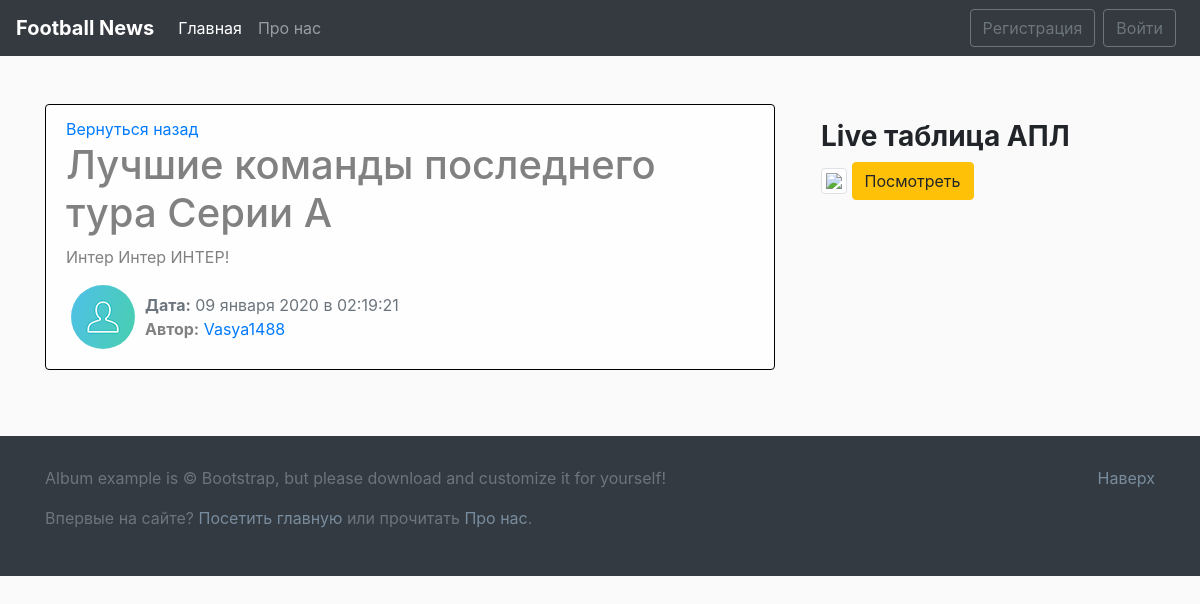
The page /news/21/ on the database its author committed.
### blog/models.py (models this page shows, shortened)
class News(models.Model):
    title = models.CharField(max_length=100)
    text = models.TextField()
    date = models.DateTimeField(default=timezone.now)
    author = models.ForeignKey(User, on_delete=models.CASCADE)
    def __str__(self):
        return self.title

### users/models.py (models this page shows, shortened)
class Profile(models.Model):
    user = models.OneToOneField(User, on_delete=models.CASCADE)
    img = models.ImageField(default='default.jpg', upload_to='user_images')

### blog/views.py (the view)
# urls.py: path('news/<int:pk>/', views.NewsDetailView.as_view(), name='news-detail'),
class NewsDetailView(DetailView):
    model = News
    def get_context_data(self, **kwards):
        ctx = super(NewsDetailView, self).get_context_data(**kwards)
        ctx['title'] = News.objects.filter(pk=self.kwargs['pk']).first()
        return ctx

### blog/templates/blog/news_detail.html (shortened to what this page needs)
{% extends 'blog/main.html' %}
{% block main_section %}
    <div class="alert alert-light">
        <a href="{% url 'blog-home' %}">Вернуться назад </a>
        <h1>{{ object.title }}</h1>
        <p>{{ object.text|safe }}</p>
        <div class="row">
            <div>
                {% if object.author.profile.img %}
                    <img src="{{ object.author.profile.img.url }}" alt="{{ object.author }}" class="user_image">
                {% else %}
                    <img src="/pictures/default.jpg" alt="{{ object.author }}" class="user_image">
                {% endif %}
            </div>
            <div class="mt-2">
                <span class="text-muted"><b>Дата:</b> {{ object.date|date:"d E Y в H:i:s" }}</span>
                <p><b>Автор:</b><a href="{% url 'user-news' object.author %}"> {{ object.author }}</a></p>
            </div>
        </div>
    </div>
{% endblock main_section %}

### blog/static/blog/main.css (style rules this page uses)
body { background: #fafafa; }
img { max-width: 100%!important; }
.alert-light { border-color: black; }
.user_image { width: 64px; height: 64px; border-radius: 50%; margin-right: 10px; margin-left: 20px; }

### rows shown on the page
News: title "Лучшие команды последнего тура Серии А", text "Интер Интер ИНТЕР!", author.profile.img (placeholder picture), date "09 января 2020 в 02:19:21", author "Vasya1488"
